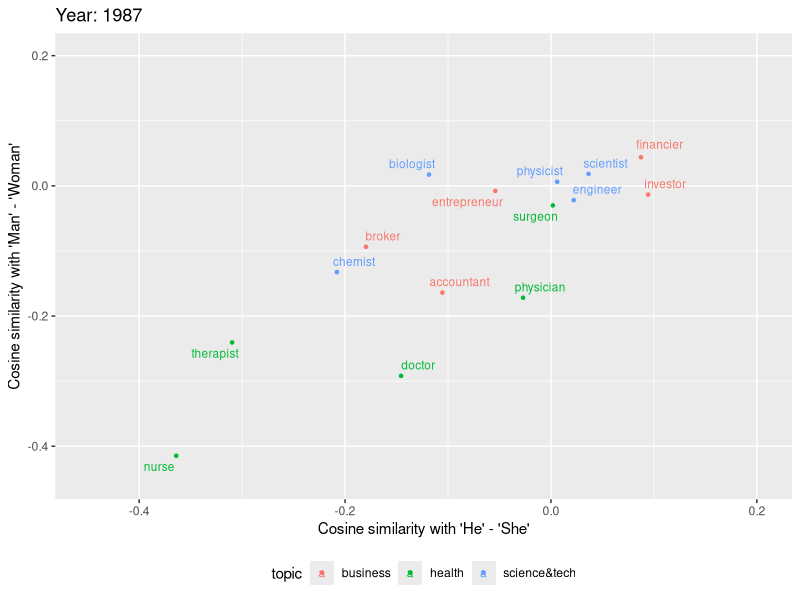
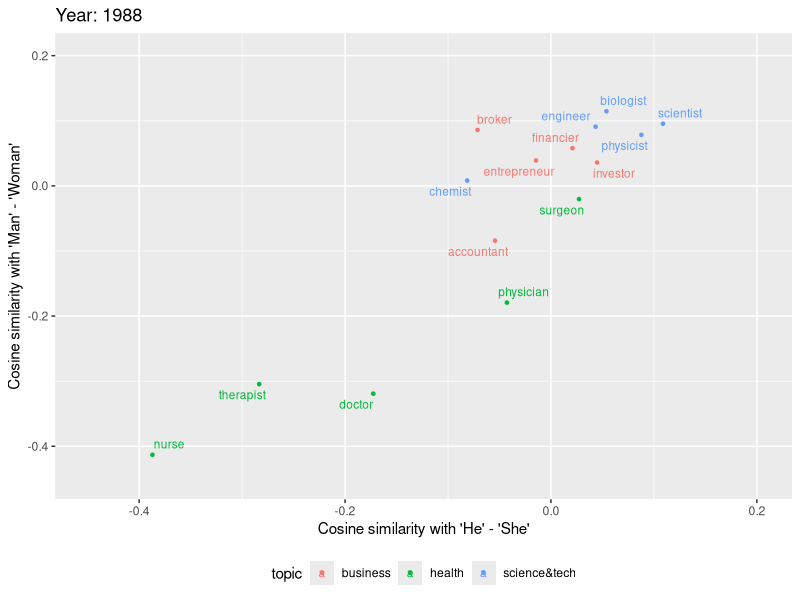
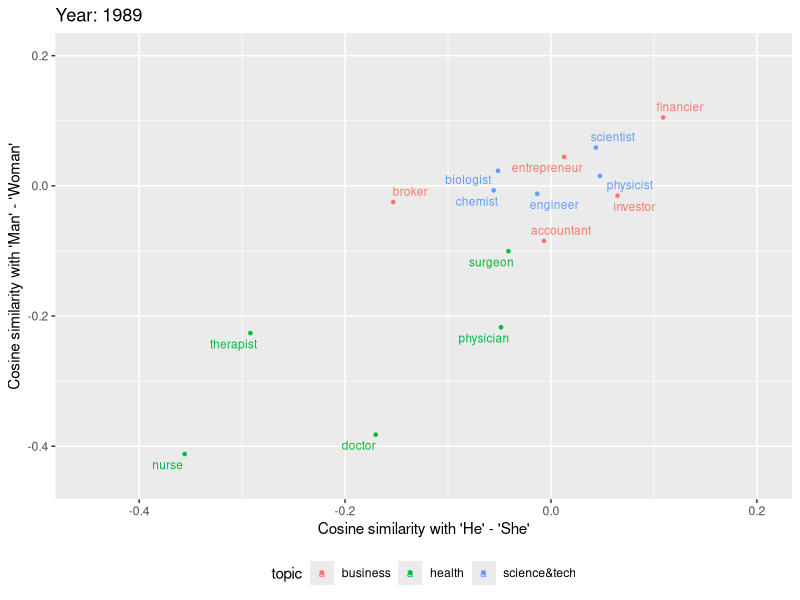
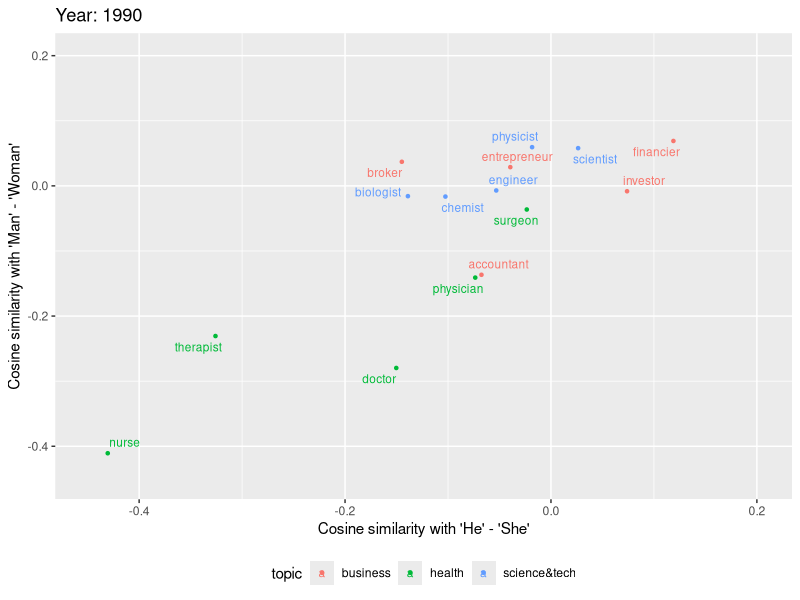
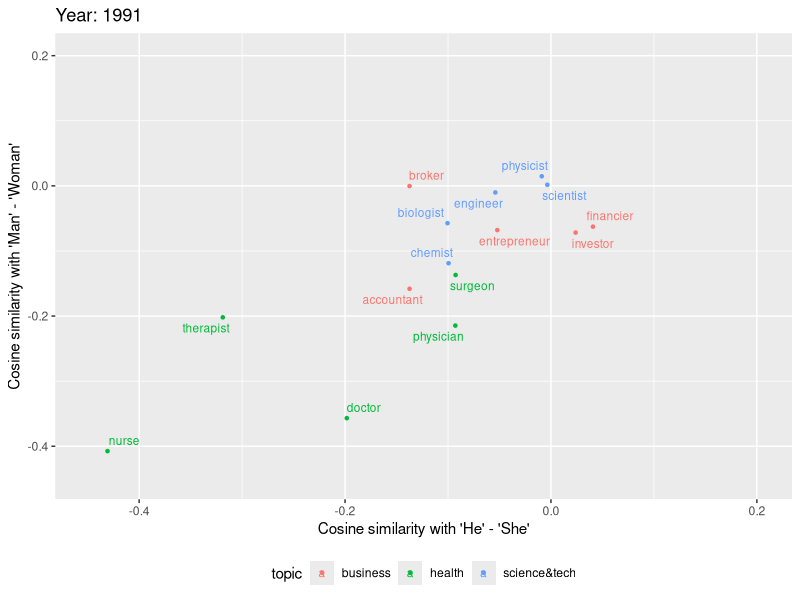
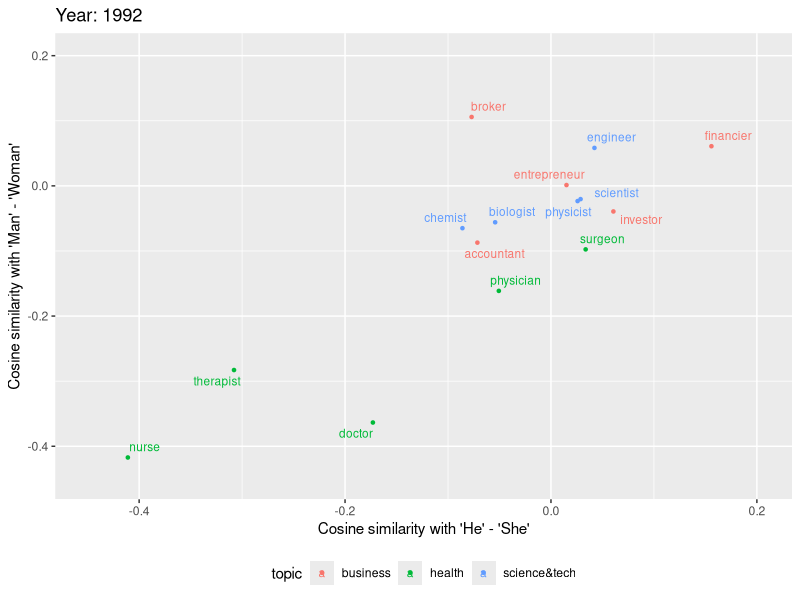
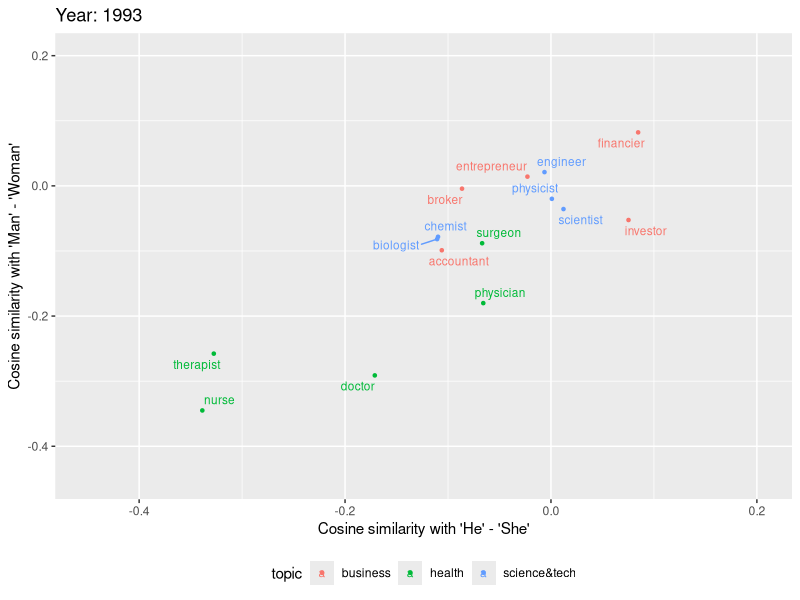
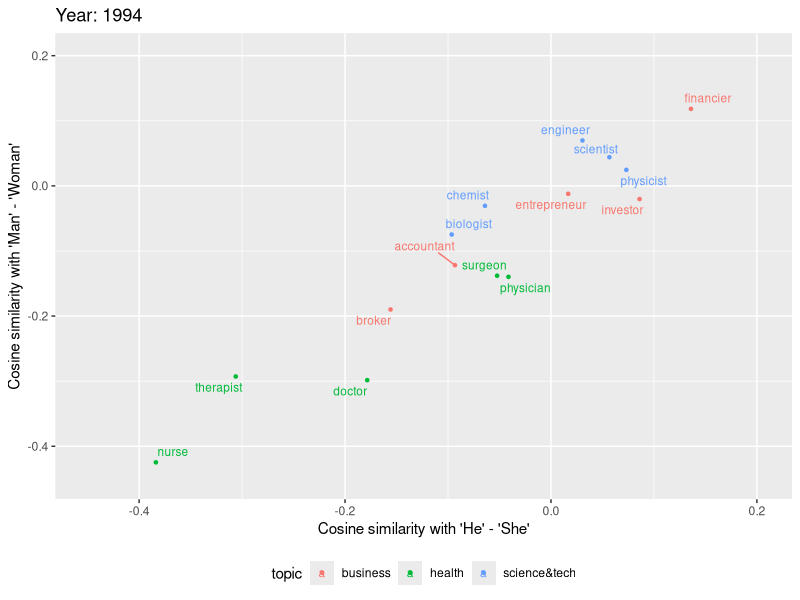

The R source for these figures, in order:
library(tidyr)
library(dplyr)
library(ggplot2)
library(ggrepel)

w2v_df <- read.csv("projections.tsv", sep="\t")

# PER YEAR #
############
min_proj <- min(w2v_df$similarity)
max_proj <- max(w2v_df$similarity)
for (curr_year in 1987:2006) {
  w2v_curr_df <- filter(w2v_df, year == curr_year) %>%
                  spread(key = word_diff, value = similarity)
  names(w2v_curr_df)[c(4,5)] <- c("he_she","man_woman")
  ggplot(w2v_curr_df, aes(x = he_she, y = man_woman, colour = topic)) +
    geom_point(size = .9) +
    geom_text_repel(aes(label = word), size = 3) +
    labs(x = "Cosine similarity with 'He' - 'She'", y = "Cosine similarity with 'Man' - 'Woman'", title = paste0("Year: ",curr_year)) +
    theme(legend.position = 'bottom') +
    xlim(min_proj,max_proj) + 
    ylim(min_proj,max_proj) 
  ggsave(paste0("./Plots/Proj",curr_year,".png"))
}

# OVER TIME #
#############
words <- unique(w2v_df$word)
for (w in words) {
  w2v_word_df <- filter(w2v_df, word == w)
  ggplot(w2v_word_df, aes(x = year, y = similarity, colour = word_diff, group = word_diff)) +
               geom_line() +
               labs(x = "Year", y = "Similarity", colour = "Gendered Word", title = paste0("Word: ", w)) +
               theme(legend.position = 'bottom') +
               ylim(min(w2v_word_df$similarity)-0.05,max(w2v_word_df$similarity)+0.05)
  ggsave(paste0("./Plots/Word",w,"OT.png"))
}

# OVER TIME - AVG #
###################
w2v_avg_df <- group_by(w2v_df, year, topic, word_diff) %>%
                  summarise(avg_word_sim = mean(similarity))
topics <- unique(w2v_df$topic)
for (t in topics) {
  w2v_topic_df <- filter(w2v_avg_df, topic == t)
  ggplot(w2v_topic_df, aes(x = year, y = avg_word_sim, colour = word_diff, group = word_diff)) +
          geom_line() +
          labs(x = "Year", y = "Similarity", colour = "Gendered Word", title = paste0("Topic: ", t)) +
          theme(legend.position = 'bottom') +
          ylim(min(w2v_topic_df$avg_word_sim)-0.05,max(w2v_topic_df$avg_word_sim)+0.05) 
  ggsave(paste0("./Plots/Topic",t,"OT.png"))
}